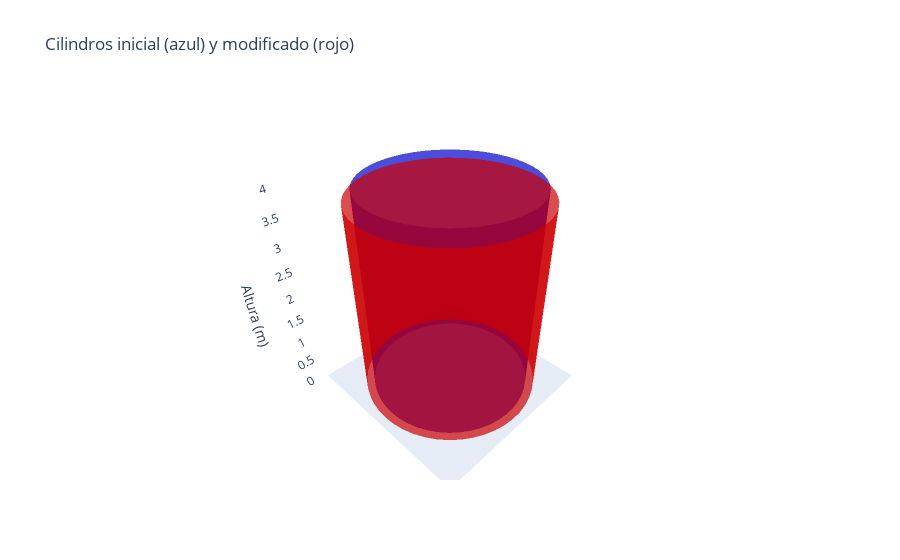

Notebook source saved alongside this figure:
### Markdown cell above
## 5. Visualización interactiva con plotly

### Code cell
import plotly.graph_objects as go
import numpy as np

def cilindro(r, h, color):
    """Genera coordenadas de un cilindro."""
    theta = np.linspace(0, 2*np.pi, 50)
    z = np.linspace(0, h, 50)
    theta, z = np.meshgrid(theta, z)
    x = r * np.cos(theta)
    y = r * np.sin(theta)
    return go.Surface(x=x, y=y, z=z, colorscale=[[0, color],[1, color]], showscale=False, opacity=0.7)

# Crear figuras
fig = go.Figure()
fig.add_trace(cilindro(r_inicial, h_inicial, "blue"))
fig.add_trace(cilindro(r_mod, h_mod, "red"))

fig.update_layout(
    title="Cilindros inicial (azul) y modificado (rojo)",
    scene=dict(
        xaxis=dict(visible=False),
        yaxis=dict(visible=False),
        zaxis=dict(title="Altura (m)")
    )
)
fig.show()

### Figure 1 — Plotly figure (JSON) as saved in the notebook; plotly's stock layout.template omitted (floating-point values rounded to 4 significant figures; data arrays with more than 128 entries replaced by an {"elided": "..."} marker saying what was removed)
{"data": [{"colorscale": [[0, "blue"], [1, "blue"]], "opacity": 0.7, "showscale": false, "type": "surface", "x": {"elided": "50x50 float values"}, "y": {"elided": "50x50 float values"}, "z": {"elided": "50x50 float values"}}, {"colorscale": [[0, "red"], [1, "red"]], "opacity": 0.7, "showscale": false, "type": "surface", "x": {"elided": "50x50 float values"}, "y": {"elided": "50x50 float values"}, "z": {"elided": "50x50 float values"}}], "layout": {"scene": {"xaxis": {"visible": false}, "yaxis": {"visible": false}, "zaxis": {"title": {"text": "Altura (m)"}}}, "title": {"text": "Cilindros inicial (azul) y modificado (rojo)"}}}
